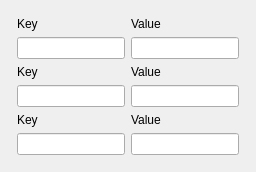
     <widget class="QWidget" name="tab_5">
      <property name="maximumSize">
       <size>
        <width>16777215</width>
        <height>16777215</height>
       </size>
      </property>
      <attribute name="title">
       <string>Infos libre</string>
      </attribute>
      <layout class="QVBoxLayout" name="verticalLayout_9">
       <item>
        <layout class="QGridLayout" name="gridLayout_4">
         <property name="leftMargin">
          <number>6</number>
         </property>
         <property name="topMargin">
          <number>6</number>
         </property>
         <property name="rightMargin">
          <number>6</number>
         </property>
         <property name="bottomMargin">
          <number>6</number>
         </property>
         <property name="verticalSpacing">
          <number>6</number>
         </property>
         <item row="1" column="0">
          <widget class="QLineEdit" name="lineEdit_2"/>
         </item>
         <item row="5" column="0">
          <widget class="QLineEdit" name="lineEdit_5"/>
         </item>
         <item row="5" column="1">
          <widget class="QLineEdit" name="lineEdit_6"/>
         </item>
         <item row="2" column="0">
          <widget class="QLabel" name="label_19">
           <property name="sizePolicy">
            <sizepolicy hsizetype="Maximum" vsizetype="Maximum">
             <horstretch>0</horstretch>
             <verstretch>0</verstretch>
            </sizepolicy>
           </property>
           <property name="text">
            <string>Key</string>
           </property>
          </widget>
         </item>
         <item row="3" column="0">
          <widget class="QLineEdit" name="lineEdit_3"/>
         </item>
         <item row="1" column="1">
          <widget class="QLineEdit" name="lineEdit"/>
         </item>
         <item row="3" column="1">
          <widget class="QLineEdit" name="lineEdit_4"/>
         </item>
         <item row="0" column="0">
          <widget class="QLabel" name="label_17">
           <property name="sizePolicy">
            <sizepolicy hsizetype="Maximum" vsizetype="Maximum">
             <horstretch>0</horstretch>
             <verstretch>0</verstretch>
            </sizepolicy>
           </property>
           <property name="text">
            <string>Key</string>
           </property>
          </widget>
         </item>
         <item row="0" column="1">
          <widget class="QLabel" name="label_18">
           <property name="sizePolicy">
            <sizepolicy hsizetype="Maximum" vsizetype="Maximum">
             <horstretch>0</horstretch>
             <verstretch>0</verstretch>
            </sizepolicy>
           </property>
           <property name="text">
            <string>Value</string>
           </property>
          </widget>
         </item>
         <item row="4" column="0">
          <widget class="QLabel" name="label_21">
           <property name="sizePolicy">
            <sizepolicy hsizetype="Maximum" vsizetype="Maximum">
             <horstretch>0</horstretch>
             <verstretch>0</verstretch>
            </sizepolicy>
           </property>
           <property name="text">
            <string>Key</string>
           </property>
          </widget>
         </item>
         <item row="4" column="1">
          <widget class="QLabel" name="label_22">
           <property name="sizePolicy">
            <sizepolicy hsizetype="Maximum" vsizetype="Maximum">
             <horstretch>0</horstretch>
             <verstretch>0</verstretch>
            </sizepolicy>
           </property>
           <property name="text">
            <string>Value</string>
           </property>
          </widget>
         </item>
         <item row="2" column="1">
          <widget class="QLabel" name="label_23">
           <property name="sizePolicy">
            <sizepolicy hsizetype="Maximum" vsizetype="Maximum">
             <horstretch>0</horstretch>
             <verstretch>0</verstretch>
            </sizepolicy>
           </property>
           <property name="text">
            <string>Value</string>
           </property>
          </widget>
         </item>
        </layout>
       </item>
      </layout>
     </widget>
